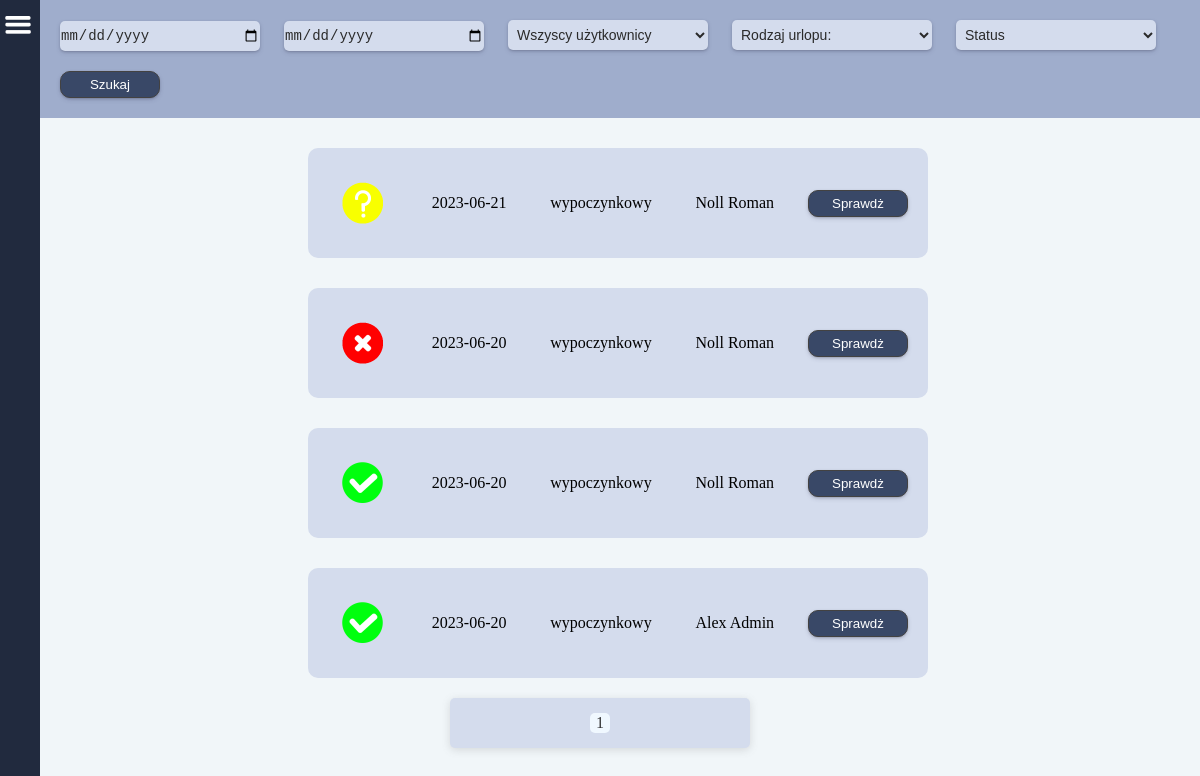
The page /allVacationRequests/ on the database its author committed.
### main/models.py (models this page shows, shortened)
class VacationRequest(models.Model):
    v_request = models.ForeignKey(
        Vacations,
        on_delete=models.CASCADE,
    )

class Vacations(models.Model):
    user = models.ForeignKey(
        CustomUser,
        on_delete=models.CASCADE,
        related_name='user'
        )
    year = models.CharField(
        default='0000',
        max_length=4,
        verbose_name='Rok',
    )
    date = models.CharField(
        default='00-00-0000',
        max_length=10,
        verbose_name='Data',
    )
    v_from = models.CharField(
        default='00-00-0000',
        max_length=10,
        verbose_name='Od',
    )
    v_to = models.CharField(
        default='00-00-0000',
        max_length=10,
        verbose_name='Do',
    )
    type = models.CharField(
        null=True,
        max_length=50,
        verbose_name='Typ urlopu',
    )
    actually_days_to_use = models.IntegerField(
        default=0,
        verbose_name='Faktyczny urlop według przepracowanych dni',
    )
    days_used_in_current_year = models.IntegerField(
        default=0,
        verbose_name='Użyto w bieżącym roku',
    )
    days_to_use_in_last_year = models.IntegerField(
        default=0,
        verbose_name='Do użycia w poprzednim roku',
    )
    days_used_in_last_year = models.IntegerField(
        default=0,
        verbose_name='Użyto w poprzednim roku',
    )
    days_planned = models.IntegerField(
        null=True,
        verbose_name='Zaplanowany urlop',
    )
    consideration = models.BooleanField(
        default=False,
        verbose_name='Rozpatrywanie',
    )
    accepted = models.BooleanField(
        default=False,
        verbose_name='Akceptacja',
    )

### users/models.py (models this page shows, shortened)
class CustomUser(AbstractBaseUser, PermissionsMixin):
    username = models.CharField(
        _('Użytkownik'),
        null=True,
        max_length= 255,
        )
    email = models.EmailField(_("email"), unique=True)
    fp_token = models.CharField(
        null=True,
        max_length=192,
        unique=True,
    )
    birthday = models.CharField(
        _('Data urodzenia'),
        null=True,
        max_length= 55,
        )
    birthplace = models.CharField(
        _('Miejsce urodzenia'),
        null=True,
        max_length= 255,
        )
    workplace = models.CharField(
        _('Miejsce pracy'),
        null=True,
        max_length= 255,
        )
    religion = models.CharField(
        _('Religia'),
        null=True,
        max_length= 255,
        )
    insurance_number = models.CharField(
        _('Numer ubezpieczenia'),
        null=True,
        max_length= 255,
        )
    tax_number = models.CharField(
        _('Numer podatkowy'),
        null=True,
        max_length= 255,
        )
    adress_pl = models.CharField(
        _('Adres w Polsce'),
        null=True,
        max_length= 255,
        )
    adress_de = models.CharField(
        _('Adres w Niemczech'),
        null=True,
        max_length= 255,
        )
    profession = models.CharField(
        _('Zawód'),
        null=True,
        max_length= 255,
        )
    position = models.CharField(
        _('Stanowisko (pracuje w)'),
        null=True,
        max_length= 255,
        )
    internal_tax_number = models.CharField(
        _('Wewnętrzny numer podatkowy'),
        null=True,
        max_length= 255,
        )
    nfz_name = models.CharField(
        _('NFZ - nazwa'),
        null=True,
        max_length= 255,
        )
    nfz_adress = models.CharField(
        _('NFZ - adres'),
        null=True,
        max_length= 255,
        )
    phone_number = models.CharField(
        _('Telefon'),
        null=True,
        max_length= 255,
        )
    bank = models.CharField(
        _('Nazwa banku'),
        null=True,
        max_length= 255,
        )
    bic_swift = models.CharField(
        _('BIC/SWIFT'),
        null=True,
        max_length= 255,
        )
    bank_account = models.CharField(
        _('Konto i właściciel'),
        null=True,
        max_length= 255,
        )
    health_insurance_de = models.CharField(
        _('Ubezpieczenie w Niemczech'),
        null=True,
        max_length= 255,
        )
    health_insurance_de_number = models.CharField(
        _('KK VersNr'),
        null=True,
        max_length= 255,
        )
    shoe_size = models.CharField(
        _('Rozmiar buta'),
        null=True,
        max_length= 255,
        )
    growth = models.CharField(
        _('Wzrost'),
        null=True,
        max_length= 255,
        )
    work_clothes = models.CharField(
        _('Ubranie robocze'),
        null=True,
        max_length= 255,
        )
    rights = models.CharField(
        _('Uprawnienia'),
        null=True,
        max_length= 255,
        )
    payment = models.FloatField(
        _('Stawka za godzinę'),
        default=0
    )
    vacations_days_quantity = models.IntegerField(
        _('Ilość przysługujących dni urlopu'),
        null=True,
    )
    vacations_days_quantity_de = models.IntegerField(
        _('Ilość przysługujących dni urlopu'),
        null=True,
    )
    vacacions_on_demand = models.IntegerField(
        _('Ilość dni urlopu na żądanie'),
        default=4,
    )
    cares_vacations = models.IntegerField(
        _('Ilość dni urlopu opiekuńczego'),
        default=5,
    )
    force_majeure_vacations = models.IntegerField(
        _('Ilość godzin urlopu z powodu siły wyższej'),
        default=16,
    )
    compassionate_vacations = models.IntegerField(
        _('Ilość dni urlopu okolicznościowego'),
        default=2,
    )
    last_year_vacations_days_quantity = models.IntegerField(
        _('Ilość przysługujących dni urlopu za zeszły rok'),
        null=True,
    )
    last_year_vacations_days_quantity_de = models.IntegerField(
        _('Ilość przysługujących dni urlopu za zeszły rok'),
        null=True,
    )
    days_to_use_in_current_year = models.IntegerField(
        _('Do użycia w bieżącym roku'),
        null=True,
    )
    days_to_use_in_current_year_de = models.IntegerField(
        _('Do użycia w bieżącym roku'),
        null=True,
    )
    is_staff = models.BooleanField(default=False)
    is_active = models.BooleanField(default=True)
    date_joined = models.DateTimeField(
        _('Data rejestracji'),
        default=timezone.now,
        )
    USERNAME_FIELD = "email"
    REQUIRED_FIELDS = []
    objects = CustomUserManager()
    def __str__(self):
        return self.username

### main/views.py (the view, shortened to what this page needs)
# urls.py: path('allVacationRequests/', allVacationRequests, name='allVacationRequests'),
def allVacationRequests(request):
    reqs = VacationRequest.objects.all().order_by('-v_request__id')
    users = CustomUser.objects.all().values('username')
    types = [
        'wypoczynkowy',
        'bezpłatny',
    ]
    paginator = Paginator(reqs, 10)
    page_number = request.GET.get('page')
    reqs = paginator.get_page(page_number)
    context = {
       'reqs': reqs,
       'users': users,
       'types': types,
    }
    return render(request, 'all_vacation_requests.html', context)

### main/templatetags/messages.py (called while the page is built)
@register.simple_tag
def all_messages_quantity(username):
    count = 0
    quantity = IsRead.objects.filter(
        username=username,
        is_read=False,
    )
    print('quantity', quantity)
    for q in quantity:
        count += 1
    return count

### main/templates/all_vacation_requests.html (shortened to what this page needs)
{% extends 'base.html' %}
{% load static %}
    {% block content %}
    <div class="filter-container">
        <form method="POST">
            <input class="input_" name="sorted_from" id="datetimepicker" type="date" value="date">
            <input class="input_" name="sorted_to" id="datetimepicker" type="date" value="date">
            <select class="input_"  name="user" placeholder="Pracownicy">
                <option value="">Wszyscy użytkownicy</option>
            </select>
            <select class="input_"  name="type">
                <option value="">Rodzaj urlopu:</option>
            </select>
            <select class="input_"  name="status">
                <option disabled selected value="">Status</option>
            </select>
            <button class="btn"><p class="btn-title">Szukaj</p></button>
        </form>
    </div>
        {% for r in reqs %}
            <div class="cwo_cont">
                <div class="req_vacations_container">
                    <div class="vacations_mini">
                        {% if r.v_request.consideration is True %}
                            <img src="{% static 'images/question.png' %}" width="50" height="50">
                        {% elif r.v_request.accepted is True %}
                            <img src="{% static 'images/accept.png' %}" width="50" height="50">
                        {% elif r.v_request.accepted is False %}
                            <img src="{% static 'images/close.png' %}" width="50" height="50">
                        {% endif %}
                    </div>
                    <div class="vacations_mini">
                        <p>{{ r.v_request.date }}</p>
                    </div>
                    <div class="vacations_mini">
                        <p>{{ r.v_request.type }}</p>
                    </div>
                    <div class="vacations_mini">
                        <p>{{ r.v_request.user }}</p>
                    </div>
                    <button class="btn">
                        <a href="{% url 'vacationRequest' r.v_request.id %}"><p class="btn-title">Sprawdż</p></a>
                    </button>
                </div>
            </div>
            {% endfor %}
            <div class="pagination">
                <span class="step-links">
                    <span class="current-page"><p>{{ reqs.number }}</p></span>
                </span>
            </div>
    {% endblock %}

### static/css/base.css (style rules this page uses)
:root { --btn-bg-color: #394867; --border: 1px solid #434242; --main-bg-color: #F1F6F9; --header-bg-color: #212A3E; --input-bg-color: #d4dced; --title-bg-color: #9fadcc; --text-color: white; --height: 120vh; --width: 100vw; }
.filter-container { display: flex; margin-left: 40px; flex-direction: row; align-items: center; justify-content: center; padding: 10px; background-color: var(--title-bg-color); }
.input_ { background-color: var(--input-bg-color); color: #2a2a2a; border-radius: 5px; border: transparent; width: 200px; height: 30px; font-size: 14px; margin: 10px; cursor: pointer; box-shadow: rgba(50, 50, 93, 0.25) 0px 2px 5px -1px, rgba(0, 0, 0, 0.3) 0px 1px 3px -1px; }
select { background-color: var(--input-bg-color); color: #2a2a2a; border-radius: 5px; border: transparent; width: 200px; height: 30px; font-size: 14px; padding-left: 5px; cursor: pointer; box-shadow: rgba(50, 50, 93, 0.25) 0px 2px 5px -1px, rgba(0, 0, 0, 0.3) 0px 1px 3px -1px; }
.btn { padding: 5px; margin: 10px; background-color: var(--btn-bg-color); border: var(--border); border-radius: 10px; cursor: pointer; width: 100px; box-shadow: rgba(50, 50, 93, 0.25) 0px 2px 5px -1px, rgba(0, 0, 0, 0.3) 0px 1px 3px -1px; }
a { color: var(--text-color); text-decoration: none; }
.btn-title { color: var(--text-color); text-decoration: none; text-align: center; }

### static/css/login.css (style rules this page uses)
* { margin: 0; padding: 0; }

### static/css/create_work_object.css (style rules this page uses)
.cwo_cont { display: flex; flex-direction: column; align-items: center; padding-left: 66px; padding-right: 30px; }

### static/css/vacations.css (style rules this page uses)
.vacations_mini { display: flex; flex-direction: row; padding: 20px; }
.req_vacations_container { display: flex; flex-direction: row; justify-content: space-between; align-items: center; margin-top: 30px; width: 50vw; height: auto; background-color: var(--input-bg-color); padding: 10px; border-radius: 10px; }

### static/css/pagination.css (style rules this page uses)
.pagination { display: flex; justify-content: center; align-items: center; padding: 20px; }
.step-links { display: flex; justify-content: space-around; align-items: center; width: 300px; height: 50px; background-color: var(--input-bg-color); border-radius: 5px; box-shadow: rgba(99, 99, 99, 0.2) 0px 2px 8px 0px; }
.current-page { display: flex; justify-content: center; align-items: center; width: 20px; height: 20px; background-color: aliceblue; border-radius: 5px; }
.current-page p { color: #323234; }

### rows shown on the page
VacationRequest: v_request "2023-06-21", v_request.type "wypoczynkowy", v_request.user "Noll Roman"
VacationRequest: v_request "2023-06-20", v_request.type "wypoczynkowy", v_request.user "Noll Roman"
VacationRequest: v_request "2023-06-20", v_request.type "wypoczynkowy", v_request.user "Noll Roman"
VacationRequest: v_request "2023-06-20", v_request.type "wypoczynkowy", v_request.user "Alex Admin"

### other values the page prints
{{ reqs.number }} "1"
